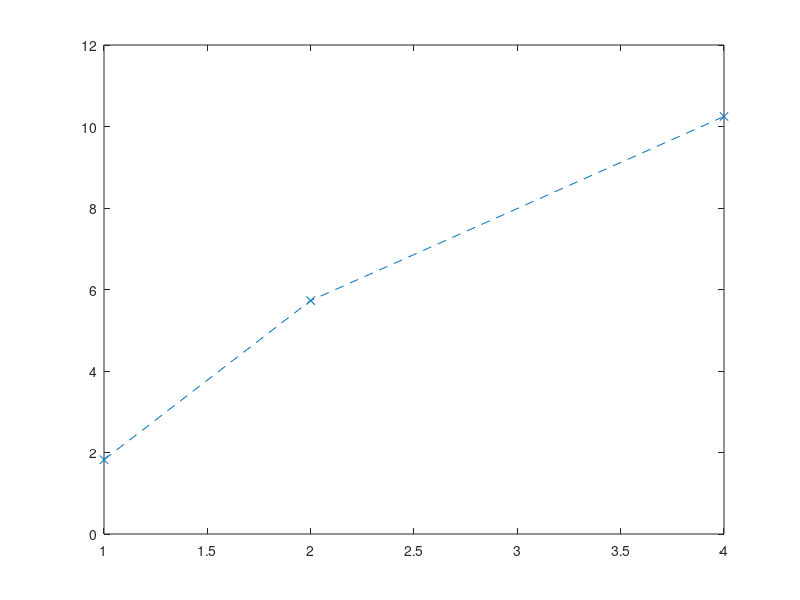

This chart was generated by the following MATLAB code: (Note: this script raises an error after producing the figure.)
clc;
clear;
close all;

x = [1 2 4];
y = [1823 5728 10246];

plot(x, y/1000, 'x--');
improvePlot;
grid;

xlabel('Cores [-]');
ylabel('Time Taken [s]');